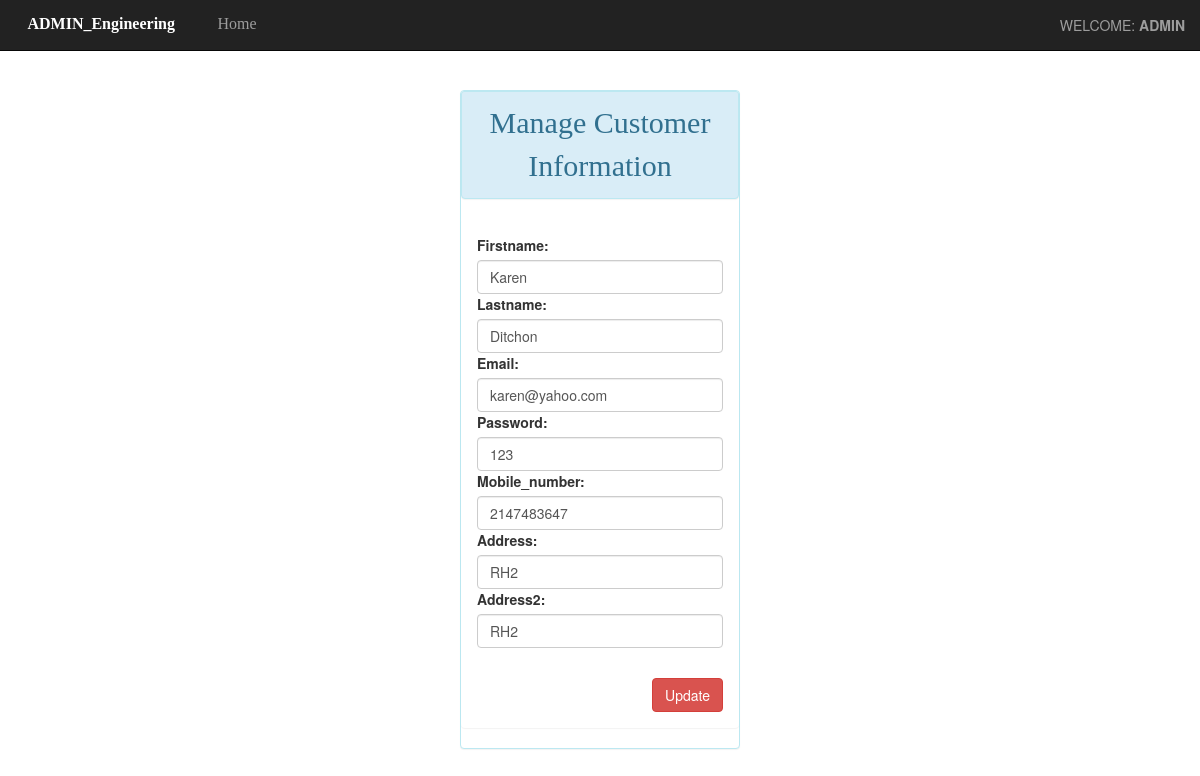
/updateinfo.php?id=9, run on the app's committed database.
### tables this page shows
CREATE TABLE `user_info` (
  `user_id` int(10) NOT NULL,
  `firstname` varchar(60) NOT NULL,
  `lastname` varchar(60) NOT NULL,
  `email` varchar(50) NOT NULL,
  `password` varchar(100) NOT NULL,
  `mobile` varchar(20) NOT NULL,
  `address` varchar(100) NOT NULL,
  `address2` varchar(100) NOT NULL
);

### updateinfo.php (the view, shortened to what this page needs)
<!DOCTYPE>
<html>
<head>
	<link rel="stylesheet" href="fontawesome/css/font-awesome.min.css"/>
	<link rel="stylesheet" href="css/bootstrap.min.css"/>
</head>
<body>
	<div class="navbar navbar-inverse navbar-fixed-top">
		<div class="container-fluid">
			<div class="navbar-header">
				<a href="#" class="navbar-brand"><span = class="glyphicon glyphicon-cog icon-size"><b>ADMIN_Engineering</b></a></span>
				<ul class="nav navbar-nav">
				<li><a href="adminpage.php"><span class="glyphicon glyphicon-home icon-size">Home</a></li></span>
			</div>
			<ul class="nav navbar-nav navbar-right">
				<li><a href="#" class="dropdown-toggle" data-toggle="dropdown"><span class="glyphicon glyphicon-user icon-size"></span>WELCOME:&nbsp<b>ADMIN</b></a>
				</li>
			</ul>
		</div>
	</div>
	<p></br></p>
	<p></br></p>
	<p></br></p>
	<center><div class="panel panel-info" style="width:280px;">
				<div class="panel panel-heading" style="font-family: cooper black; font-size: 30px;">Manage Customer Information</div>
					<div class="panel panel-body">
								<?php
								include('db.php');
								$id = $_GET['id'];
								if(isset($_GET['id']))
								{
									$sql = "SELECT * FROM user_info WHERE user_id = '$id'";
									$qry = mysqli_query($con,$sql);
								 	$row = mysqli_fetch_array($qry);
							  			$first_name 	= $row['firstname'];
							  			$last_name 		= $row['lastname'];
							  			$email 			= $row['email'];
							  			$password 		= $row['password'];
							  			$mobile_number  = $row['mobile'];
							  			$address 		= $row['address'];
							  			$address2 		= $row['address2'];
							  	?>
								<form action="" method="POST" enctype="multipart/form-data">
									<label for="firstname" style="float:left">Firstname:</label>
									<input type="text" id="firstname" class="form-control" name="firstname" value="<?php echo $first_name;?>" required>
									<label for="lastname" style="float:left">Lastname:</label>
									<input type="text" id="lastname" class="form-control" name="lastname" value="<?php echo $last_name;?>" required>
									<label for="emailadd" style="float:left">Email:</label>
									<input type="email" id="emailadd" class="form-control" name="email" value="<?php echo $email;?>" required>
									<label for="pwd" style="float:left">Password:</label>
									<input type="text" name="pwd" id="pwd" class="form-control" value="<?php echo $password;?>" required>
									<label for="mobile" style="float:left">Mobile_number:</label>
									<input type="text" id="mobile" class="form-control" name="mobile" value="<?php echo $mobile_number;?>" required>
									<label for="address" style="float:left">Address:</label>
									<input type="text" id="address" class="form-control" name="address" value="<?php echo $address;?>" required>
									<label for="address2" style="float:left">Address2:</label>
									<input type="text" id="address2" class="form-control" name="address2" value="<?php echo $address2;?>" required>
									<p></br></p>
									<input style="float:right;" type="submit" name="submit" value="Update" class="btn btn-danger">
								</form>
								<?php } ?>
					</div>
			</div>
</center>
</body>
</html>

### updateinfo.php (style rules this page uses)
.icon-size { font-size:16px; }

### data on the page
user_info: firstname "Karen", lastname "Ditchon", email "karen@yahoo.com", pwd "123", mobile "2147483647", address "RH2", address2 "RH2"
